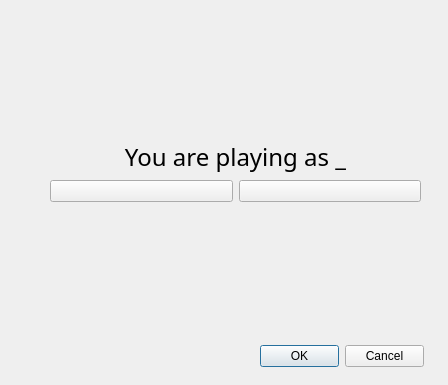
<?xml version="1.0" encoding="UTF-8"?>
<ui version="4.0">
 <class>Dialog</class>
 <widget class="QDialog" name="Dialog">
  <property name="geometry">
   <rect>
    <x>0</x>
    <y>0</y>
    <width>448</width>
    <height>385</height>
   </rect>
  </property>
  <property name="windowTitle">
   <string>Dialog</string>
  </property>
  <widget class="QDialogButtonBox" name="buttonBox">
   <property name="geometry">
    <rect>
     <x>260</x>
     <y>340</y>
     <width>164</width>
     <height>32</height>
    </rect>
   </property>
   <property name="orientation">
    <enum>Qt::Horizontal</enum>
   </property>
   <property name="standardButtons">
    <set>QDialogButtonBox::Cancel|QDialogButtonBox::Ok</set>
   </property>
  </widget>
  <widget class="QWidget" name="">
   <property name="geometry">
    <rect>
     <x>50</x>
     <y>50</y>
     <width>371</width>
     <height>241</height>
    </rect>
   </property>
   <layout class="QGridLayout" name="gridLayout_2">
    <item row="0" column="0">
     <spacer name="verticalSpacer_5">
      <property name="orientation">
       <enum>Qt::Vertical</enum>
      </property>
      <property name="sizeHint" stdset="0">
       <size>
        <width>20</width>
        <height>84</height>
       </size>
      </property>
     </spacer>
    </item>
    <item row="1" column="0">
     <layout class="QGridLayout" name="gridLayout">
      <item row="0" column="0" colspan="2">
       <widget class="QLabel" name="markMessage">
        <property name="font">
         <font>
          <family>American Typewriter</family>
          <pointsize>18</pointsize>
         </font>
        </property>
        <property name="text">
         <string>You are playing as _</string>
        </property>
        <property name="alignment">
         <set>Qt::AlignCenter</set>
        </property>
       </widget>
      </item>
      <item row="1" column="0">
       <widget class="QPushButton" name="xMarkButton">
        <property name="text">
         <string/>
        </property>
        <property name="icon">
         <iconset>
          <normaloff>image/x.png</normaloff>image/x.png</iconset>
        </property>
       </widget>
      </item>
      <item row="1" column="1">
       <widget class="QPushButton" name="oMarkButton">
        <property name="text">
         <string/>
        </property>
        <property name="icon">
         <iconset>
          <normaloff>image/o.png</normaloff>image/o.png</iconset>
        </property>
       </widget>
      </item>
     </layout>
    </item>
    <item row="2" column="0">
     <spacer name="verticalSpacer_4">
      <property name="orientation">
       <enum>Qt::Vertical</enum>
      </property>
      <property name="sizeHint" stdset="0">
       <size>
        <width>20</width>
        <height>83</height>
       </size>
      </property>
     </spacer>
    </item>
   </layout>
  </widget>
 </widget>
 <resources/>
 <connections>
  <connection>
   <sender>buttonBox</sender>
   <signal>accepted()</signal>
   <receiver>Dialog</receiver>
   <slot>accept()</slot>
   <hints>
    <hint type="sourcelabel">
     <x>248</x>
     <y>254</y>
    </hint>
    <hint type="destinationlabel">
     <x>157</x>
     <y>274</y>
    </hint>
   </hints>
  </connection>
  <connection>
   <sender>buttonBox</sender>
   <signal>rejected()</signal>
   <receiver>Dialog</receiver>
   <slot>reject()</slot>
   <hints>
    <hint type="sourcelabel">
     <x>316</x>
     <y>260</y>
    </hint>
    <hint type="destinationlabel">
     <x>286</x>
     <y>274</y>
    </hint>
   </hints>
  </connection>
 </connections>
</ui>
